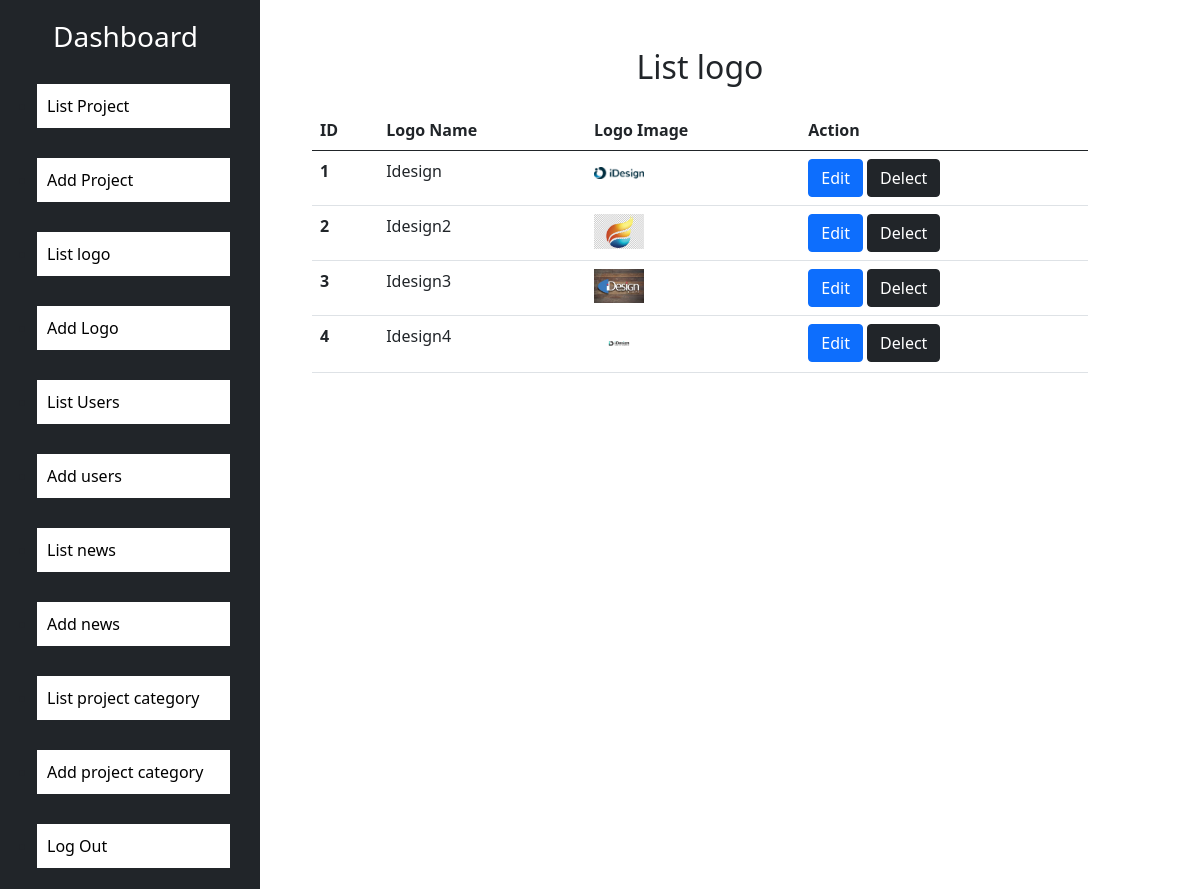
The app's page /dashboard/listlogo.php with its own data.
### tables this page shows
CREATE TABLE `logoimg` (
  `id` int(11) NOT NULL,
  `logo_name` varchar(50) NOT NULL,
  `logo_img` varchar(200) NOT NULL
);

### dashboard/listlogo.php (the view, shortened to what this page needs)
<!DOCTYPE html>
<html lang="en">
<head>
    <?php include('css.php');
    include('conf.php');
        ?>
</head>
<body>
    <div class="container-fluid ">
        <div class="row p-0">
            <div class="col-md-3 p-0">
                <?php include('sidebar.php'); ?>
            </div>
            <div class="col-md-8 mt-5">
                <h2 class="text-center">List logo</h2>
                <table class="table mt-4">
                    <thead>
                        <tr>
                            <th scope="col">ID</th>
                            <th scope="col">Logo Name</th>
                            <th scope="col">Logo Image</th>
                            <th scope="col">Action</th>
                        </tr>
                    </thead>
                    <tbody>
                        <?php
                        $sql = 'select * from logoimg';
                       $result =  mysqli_query($con,$sql);
                       if(mysqli_num_rows($result)){
                        while($row = mysqli_fetch_assoc($result)){
                            ?><tr>
                            <th scope='row'><?php echo $row['id']; ?></th>
                            <td><?php echo $row['logo_name'] ?></td>
                            <td><img src="pimages/<?php echo $row['logo_img']?>" width='50px' /></td>
                            <td>
                            <a href="editlogo.php?id=<?php echo $row['id'] ?>" class='btn btn-primary'>Edit</a>
                            <a href="dellogo.php?id=<?php echo $row['id'] ?>"class='btn btn-dark'>Delect</a>
                            </td>
                        </tr>
                            <?php
                        }
                       }
                        ?>
                    </tbody>
                </table>
            </div>
        </div>
    </div>
</body>
</html>

### records on screen
logoimg: id "1", logo_name "Idesign", logo_img (picture)
logoimg: id "2", logo_name "Idesign2", logo_img (picture)
logoimg: id "3", logo_name "Idesign3", logo_img (picture)
logoimg: id "4", logo_name "Idesign4", logo_img (picture)
